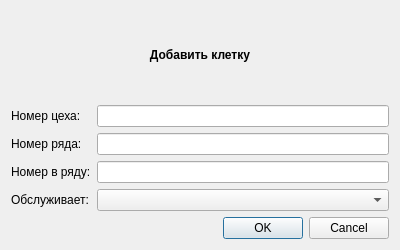
<?xml version="1.0" encoding="UTF-8"?>
<ui version="4.0">
 <class>AddCageDialog</class>
 <widget class="QDialog" name="AddCageDialog">
  <property name="geometry">
   <rect>
    <x>0</x>
    <y>0</y>
    <width>400</width>
    <height>250</height>
   </rect>
  </property>
  <property name="windowTitle">
   <string>Dialog</string>
  </property>
  <layout class="QGridLayout" name="gridLayout">
   <item row="1" column="0">
    <widget class="QLabel" name="label_2">
     <property name="text">
      <string>Номер цеха:</string>
     </property>
    </widget>
   </item>
   <item row="1" column="1">
    <widget class="QLineEdit" name="manufactoryLineEdit"/>
   </item>
   <item row="2" column="0">
    <widget class="QLabel" name="label_3">
     <property name="text">
      <string>Номер ряда:</string>
     </property>
    </widget>
   </item>
   <item row="2" column="1">
    <widget class="QLineEdit" name="rowLineEdit"/>
   </item>
   <item row="3" column="0">
    <widget class="QLabel" name="label_4">
     <property name="text">
      <string>Номер в ряду:</string>
     </property>
    </widget>
   </item>
   <item row="3" column="1">
    <widget class="QLineEdit" name="numberLineEdit"/>
   </item>
   <item row="4" column="0">
    <widget class="QLabel" name="label_5">
     <property name="text">
      <string>Обслуживает:</string>
     </property>
    </widget>
   </item>
   <item row="4" column="1">
    <widget class="QComboBox" name="workersComboBox"/>
   </item>
   <item row="5" column="0" colspan="2">
    <widget class="QDialogButtonBox" name="buttonBox">
     <property name="orientation">
      <enum>Qt::Horizontal</enum>
     </property>
     <property name="standardButtons">
      <set>QDialogButtonBox::Cancel|QDialogButtonBox::Ok</set>
     </property>
    </widget>
   </item>
   <item row="0" column="0" colspan="2">
    <widget class="QLabel" name="label">
     <property name="font">
      <font>
       <weight>75</weight>
       <bold>true</bold>
      </font>
     </property>
     <property name="frameShadow">
      <enum>QFrame::Plain</enum>
     </property>
     <property name="text">
      <string>Добавить клетку</string>
     </property>
     <property name="alignment">
      <set>Qt::AlignCenter</set>
     </property>
    </widget>
   </item>
  </layout>
 </widget>
 <resources/>
 <connections>
  <connection>
   <sender>buttonBox</sender>
   <signal>accepted()</signal>
   <receiver>AddCageDialog</receiver>
   <slot>accept()</slot>
   <hints>
    <hint type="sourcelabel">
     <x>248</x>
     <y>254</y>
    </hint>
    <hint type="destinationlabel">
     <x>157</x>
     <y>274</y>
    </hint>
   </hints>
  </connection>
  <connection>
   <sender>buttonBox</sender>
   <signal>rejected()</signal>
   <receiver>AddCageDialog</receiver>
   <slot>reject()</slot>
   <hints>
    <hint type="sourcelabel">
     <x>316</x>
     <y>260</y>
    </hint>
    <hint type="destinationlabel">
     <x>286</x>
     <y>274</y>
    </hint>
   </hints>
  </connection>
 </connections>
</ui>
